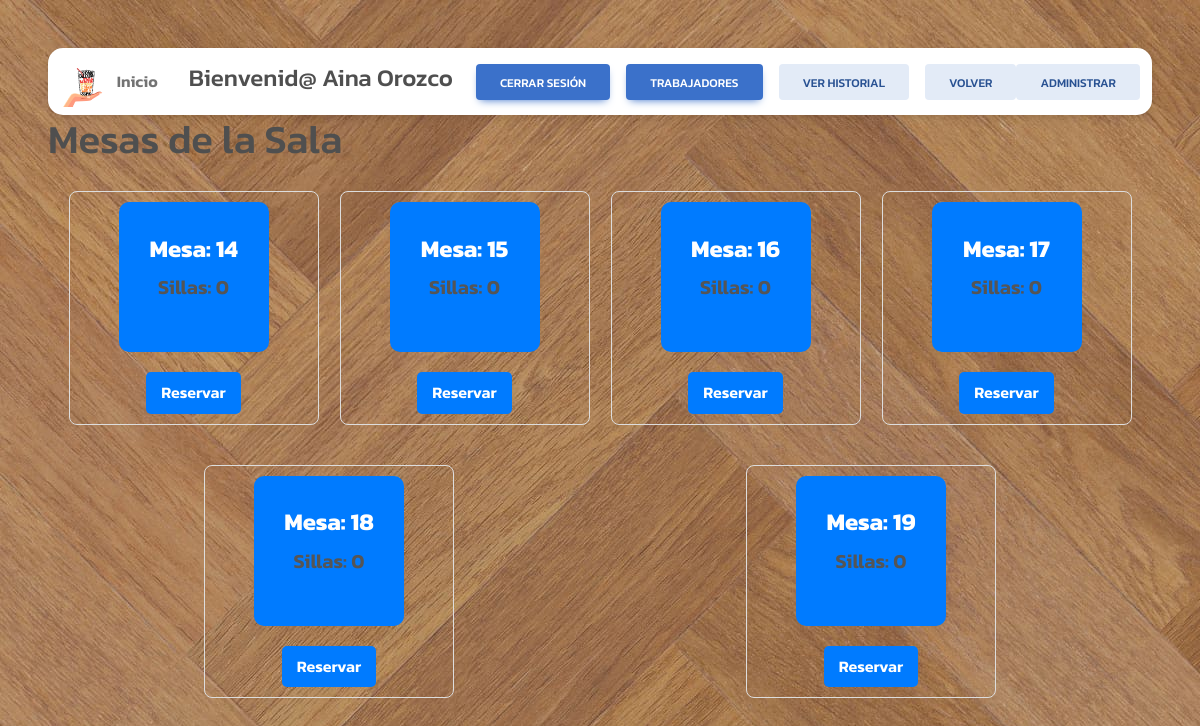
/Manager/mostrar_mesas.php?id_sala=3 (signed in), run on an earlier commit of the app's database.
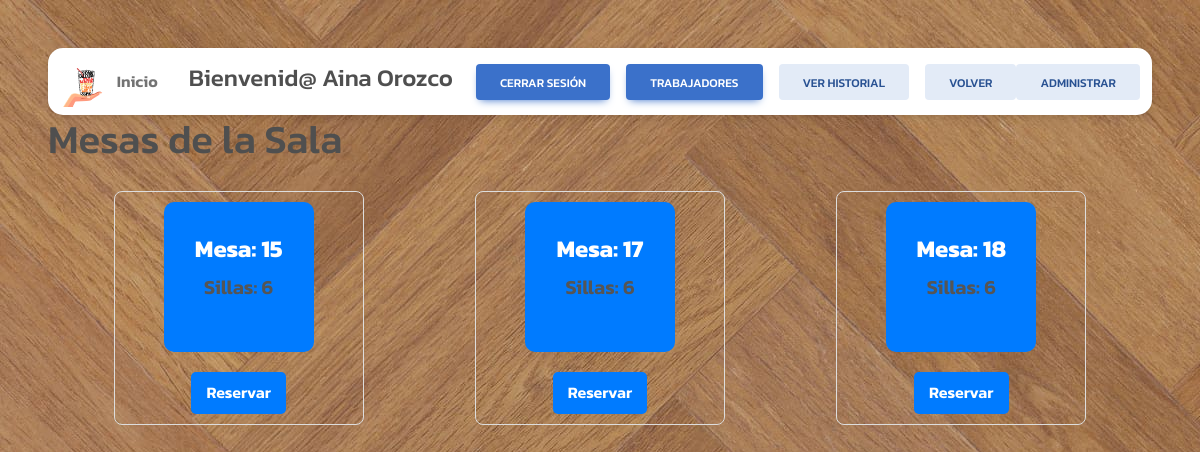
And on a later commit of the database.
### tables this page shows
CREATE TABLE IF NOT EXISTS `mesas` (
  `id_mesa` int NOT NULL AUTO_INCREMENT,
  `capacidad` int NOT NULL,
  `id_sala` int DEFAULT NULL,
  PRIMARY KEY (`id_mesa`),
  KEY `id_sala_idx` (`id_sala`)
);

### Manager/mostrar_mesas.php (the view, shortened to what this page needs)
<?php
include_once('../conexion.php');
$id_sala = isset($_GET['id_sala']) ? (int)$_GET['id_sala'] : 0;
$stmtMesas = $con->prepare("
    SELECT mesas.id_mesa, IFNULL(COUNT(sillas.id_silla), 0) AS total_sillas
    FROM mesas
    LEFT JOIN sillas ON sillas.id_mesa = mesas.id_mesa
    WHERE mesas.id_sala = :id_sala
    GROUP BY mesas.id_mesa
");
$stmtMesas->execute(['id_sala' => $id_sala]);
$mesas = $stmtMesas->fetchAll(PDO::FETCH_ASSOC);
?>
<!DOCTYPE html>
<html lang="es">
<head>
    <link rel="stylesheet" href="../CSS/styles.css">
    <link href="https://cdnjs.cloudflare.com/ajax/libs/mdb-ui-kit/6.0.0/mdb.min.css" rel="stylesheet">
</head>
<body id="bodyGen">
    <nav class="navbar navbar-expand-lg navbar-light bg-body-tertiary">
        <div class="container">
            <a href="./manager_home.php" data-bs-toggle="collapse" data-bs-target="#navbarButtonsExample" aria-controls="navbarButtonsExample" aria-expanded="false" aria-label="Toggle navigation">
                <img id="LogoNav" src="../img/LOGO-REST.png" alt="Logo" />
            </a>
            <div class="collapse navbar-collapse" id="navbarButtonsExample">
                <ul class="navbar-nav me-auto mb-2 mb-lg-0">
                    <li class="nav-item">
                        <a id="aNav" class="nav-link" href="./manager_home.php">Inicio</a>
                    </li>
                </ul>
                <div id="divSession">
                    <h4>Bienvenid@ <?php echo htmlspecialchars($_SESSION['nombre']); ?></h4>
                </div>
                <div class="d-flex align-items-center">
                    <a href="../CerrarSesion.php" class="btn btn-primary me-3">Cerrar sesión</a>
                    <a href="trabajadores.php" class="btn btn-primary me-3">Trabajadores</a>
                    <a href="./historial.php" class="btn btn-secondary me-3">Ver Historial</a>
                    <a href="./manager_home.php" class="btn btn-secondary">Volver</a>
                    <a href="administrar.php" class="btn btn-secondary">Administrar</a>
                </div>
            </div>
        </div>
    </nav>
    <h1>Mesas de la Sala</h1>
    <div class="mesas-container">
        <?php
        foreach ($mesas as $mesa) {
            $horaActual = date('Y-m-d H:i:s');
            $stmtReserva = $con->prepare("SELECT 1 FROM reservas WHERE id_mesa = :id_mesa AND :horaActual BETWEEN hora_reserva AND hora_fin");
            $stmtReserva->execute(['id_mesa' => $mesa['id_mesa'], 'horaActual' => $horaActual]);
            $reservaOcupada = $stmtReserva->fetch();
            $estadoMesa = $reservaOcupada ? 'ocupada' : 'libre';
            $botonColor = $estadoMesa == 'ocupada' ? 'red' : 'green';
            echo '<div class="mesa-container-item">';
            echo '<div class="mesa">';
            echo '<h3 class="mesa-id">Mesa: ' . htmlspecialchars($mesa['id_mesa']) . '</h3>';
            echo '<p class="mesa-capacidad">Sillas: ' . htmlspecialchars($mesa['total_sillas']) . '</p>';
            echo '</div>';
            echo '<a href="reservar.php?id_mesa=' . $mesa['id_mesa'] . '&id_sala=' . $id_sala . '" class="btn-reserva ' . $botonColor . '">Reservar</a>';
            echo '</div>';
        }
        ?>
    </div>
</body>
</html>

What changed in the data, as far as the page shows it:
removed mesas: id_mesa "14"
removed mesas: id_mesa "16"
removed mesas: id_mesa "19"
